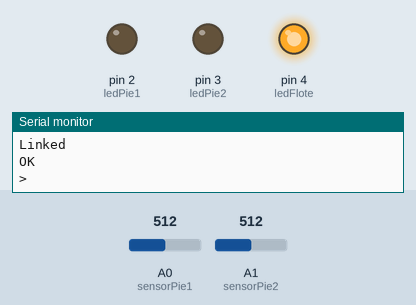
Simulated run of this sketch. Board: Arduino Uno, built with avr-gcc and run on an emulated ATmega328P. On the bench: output pins drawn as LEDs (lit = HIGH), the last lines printed to the serial monitor. Inputs (shaded band) come from the test bench; at power-on: A0 (sensorPie1) = 512, A1 (sensorPie2) = 512. The modem accepts every AT command (registered, SIM ready, sends succeed) and sends nothing else.

Above: at 20.7 s.
20.8 s: A0 (sensorPie1) set to 703
22.5 s: A0 (sensorPie1) set to 733
At 23.1 s:
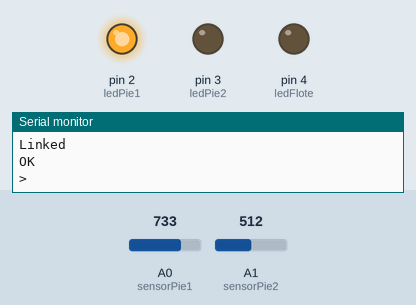
24.0 s: A1 (sensorPie2) set to 732
25.6 s: A1 (sensorPie2) set to 756
At 26.9 s:
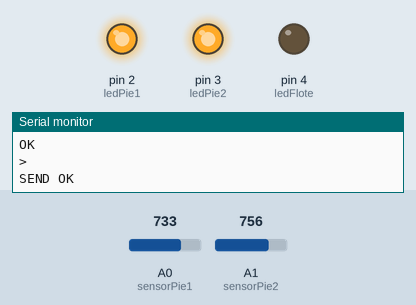
27.2 s: A0 (sensorPie1) set to 716
At 28.9 s:
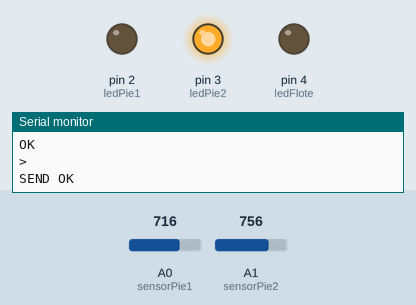
29.2 s: A0 (sensorPie1) set to 900
At 30.8 s:
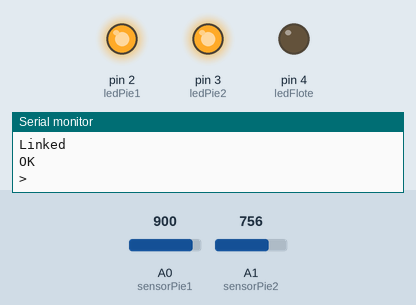
Timing chart, 0 to 32.3 s (numbered marks = the images above; inputs shaded):
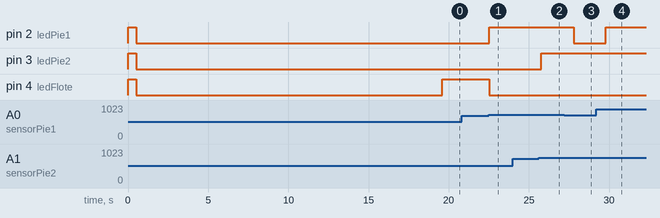

The sketch:

MedidorPasosArduinoVersion2.ino
```cpp
/*
Autor: Carlos Ramirez (carloslrm@gmail.com)
Septiembre - 2017
===========================================

Programa para contar pasos con sensores de presion en cada pie, y calcular la frecuencia de pasos,
y frecuencia de flote, luego los envia por un HTTP_POST

*/

#define DEBUG true
#include <SoftwareSerial.h>

//definición de pinout
int sensorPie1 = 0;
int sensorPie2 = 1;
int ledPie1=2;
int ledPie2=3;
int ledFlote=4;

//punto medio de la lectura de los sensores (calibracion)
int midSensor1=720;
int midSensor2=750;

int lectura1;
int lectura2;


//Control de pasos
int cuentaPasos = 0; //contador de pasos
long freqPaso = 0; //frecuencia de pasos (pasos por minuto)
int con1Paso=0; //punto de control1
int con2Paso=0; //punto de control2
int cambioPie1 = 0;
int cambioPie2 = 0;

//Control de flotación
int cuentaFlote = 0; //contador de flotacion
int con1Flote=0; //punto de control1 flotacion
int con2Flote=0; //punto de control2 flotacion
int cambioFlote = 0;

//Control de pie en aire
boolean airePie1 =false;
boolean airePie2 =false;

int controlActividad = 0;

//variable de control
unsigned long t2 = 0;

//VARIABLES PARA CONTROLAR TIEMPOS DE LOS EVENTOS//
//===============================================//

//Evento de Pausa Automatica
//intervalo de tiempo que toma como estado de reposo (no está corriendo)
int interval_pause =10; //en segundos

//Evento enviar Mensaje 1: "cuenta de pasos & cuenta de flotes"
long intMensaje1 = 1000; //cada cuanto enviar el mensaje  millisegundos
unsigned long tMensaje1 = 0; //variable de control

//Evento enviar Mensaje 2: "
//pasos de control & flote de control & frecuencia pasos & frecuencia flote
long intMensaje2 = 5000; //cada cuanto enviar el mensaje en millisengundos
unsigned long tMensaje2 = 0;

//aqui es donde conectamos el tx y rx del esp-01
SoftwareSerial esp(10, 11); // RX, TX

//informacion del Wifi
String wifiSSID = "intecapiot";
String wifiPass = "intecap123";

// servidor web y archivo php colector
String http_server = "iotstuff.000webhostapp.com";
String uri = "/colector_datos_json.php";


void setup()
{
  pinMode(ledPie1,OUTPUT);
  pinMode(ledPie2,OUTPUT);
  pinMode(ledFlote,OUTPUT);

  //chequeo de los LEDs
  digitalWrite(ledPie1,HIGH);
  digitalWrite(ledPie2,HIGH);
  digitalWrite(ledFlote,HIGH);
  delay(500);
  digitalWrite(ledPie1,LOW);
  digitalWrite(ledPie2,LOW);
  digitalWrite(ledFlote,LOW);

  t2=millis();

  Serial.begin(9600); //inicializamos el puerto serial a 9600 baudrate
  esp.begin(9600);

  //reiniciar el ESP-01
  sendData("AT+RST\"\r\n",6000,DEBUG);
  //Serial.println("Iniciando programa");
  //if (!check_esp("AT",100,"OK")){
  //    Serial.println("No hay conexion con el modulo Wifi");
  //}
  sendData("AT+CWMODE=3\r\n",1000,DEBUG); //poner ESP-01 en modo cliente&AP
  sendData("AT+CWJAP=\""+wifiSSID+"\",\""+wifiPass+"\"\r\n",8000,DEBUG); //conectarWifi
  sendData("AT+CIFSR\r\n",4000, DEBUG);//obtenerIP


}


void loop()
{

  //leemos el sensor del pie1
  lectura1 = analogRead(sensorPie1);
  //delay para estabilidad
  delay(10);
  //leemos el sensor del pie2
  lectura2 = analogRead(sensorPie2);

  //Verificar si tiene el Pie1 en el suelo
  if (lectura1>=midSensor1) {
    airePie1=false; //pie en el suelo
    digitalWrite(ledPie1,HIGH);
    //si el pie esta en el suelo, aumenta los pasos unas sola vez
    if (cambioPie1==0){
      cambioPie1=1;
      cuentaPasos+=1;
      t2=millis();
      controlActividad=1;
    }
  }
  //el Pie1 esta en el aire
  else {
    digitalWrite(ledPie1,LOW);
    airePie1=true;//pie en el aire
    cambioPie1=0;
  }

  //Verificar si tiene el Pie2 en el suelo
  if (lectura2>=midSensor2) {
    airePie2=false;//pie en el suelo
    digitalWrite(ledPie2,HIGH);
    if (cambioPie2==0){
      cambioPie2=1;
      cuentaPasos+=1;
      t2=millis();
      controlActividad=1;
    }
  }
  else {
    digitalWrite(ledPie2,LOW);
    airePie2=true; //pie en el aire
    cambioPie2=0;
  }

  //ver si tiene ambos pies en el Aire
  if (airePie1&&airePie2){
    digitalWrite(ledFlote,HIGH);
    //aumenta el contador de flotes solo una vez
    if (cambioFlote==0){
      cuentaFlote+=1;
      cambioFlote=1;

    }
  } else{
    digitalWrite(ledFlote,LOW);
    cambioFlote=0;

}

//variable para llevar la cuenta del tiempo transcurrido desde
//que inició el programa
unsigned long currentMillis = millis();


  //Evento: PAUSA AUTOMATICA
  //luego de pasado cierto tiempo sin contar pasos, reinicia todo y envia mensaje
  //de pausa automatica
  if (currentMillis - t2 >= (interval_pause*1000))
  {
    controlActividad = 0;
    cuentaPasos = 0;
    freqPaso = 0;
    cuentaFlote = 0;


  }


  //Evento: enviar Mensaje1
    //cada intMensaje1 milisegundos
  if (currentMillis - tMensaje1 >= intMensaje1){


     //ejemplo: "controlActividad=1&cuentaPasos=10&cuentaFlote=5"
     String msg = "controlActividad=";
     msg+=controlActividad;
     msg+= "&cuentaPasos=";
     msg+=cuentaPasos;
     msg+= "&cuentaFlote=";
     msg+=cuentaFlote;
     Serial.println(msg);

     send_httppost(http_server,uri,msg);

     tMensaje1 = currentMillis;
  }

  //Evento: enviar Mensaje2
  //cada intMensaje2 milisegundos
  if (currentMillis - tMensaje2 >= intMensaje2)
  {
     float segundos= (currentMillis - tMensaje2 )/1000.00;

     con2Paso=cuentaPasos;
     int pasos_intervalo=con2Paso-con1Paso;
     con1Paso=con2Paso;

     con2Flote=cuentaFlote;
     int flote_intervalo=con2Flote-con1Flote;
     con1Flote=con2Flote;

     freqPaso=60*(pasos_intervalo/segundos);
     int freqFlote=60*(flote_intervalo/segundos);

     //"controlPasos&freqPasos&controlFlote&freqFlote"
     String msg = "controlPasos=";
     msg+=pasos_intervalo;
     msg+= "&freqPasos=";
     msg+=freqPaso;
     msg+= "controlFlote=";
     msg+=flote_intervalo;
     msg+= "&freqFlote=";
     msg+=freqFlote;


    Serial.println(msg);
     send_httppost(http_server,uri,msg);

     tMensaje2 = currentMillis;


  }
}


String connect_tcp(String s, String p)
{
    //iniciar conexion TCP
    String cmd = "AT+CIPSTART=\"TCP\",\"";
    cmd += s;
    cmd += "\"," + p;
    cmd += "\r\n";
    String returns = sendData(cmd,100,DEBUG);
    return returns;
}

String send_httppost(String servidor, String colector, String data){
  String ret="";
  connect_tcp(servidor,"80");
  //preparamos el mensaje POST
  String request =
    "POST " + colector + " HTTP/1.0\r\n" +
    "Host: " + servidor + "\r\n" +
    "Accept: *" + "/" + "*\r\n" +
    "Content-Length: " + data.length() + "\r\n" +
    "Content-Type: application/x-www-form-urlencoded\r\n" +
    "\r\n" + data;

  //enviamos tamaño del mensaje
  String cmd = "AT+CIPSEND=";
  cmd += String(request.length());
  cmd += "\r\n";
  ret = sendData(cmd,100,DEBUG);
  //si recibimos el > enviamos le mensaje
  if (ret.indexOf('>')>0) {
    sendData(request, 100 , DEBUG);
    //Serial.println("Datos enviado exitosamente utilizando TCP: " + d);
  }
  return ret;

}

/*
* Name: sendData
* Description: Function used to send data to ESP8266.
* Params: command - the data/command to send; timeout - the time to wait for a response; debug - print to Serial window?(true = yes, false = no)
* Returns: The response from the esp8266 (if there is a reponse)
Thanks to : http://fab.cba.mit.edu/classes/865.15/people/dan.chen/esp8266/
*/

String sendData(String command, const int timeout, boolean debug)
{
    String response = "";

    esp.print(command); // send the read character to the esp8266

    long int time = millis();

    while ((time + timeout) > millis())
    {
        while (esp.available())
        {

            // The esp has data so display its output to the serial window
            char c = esp.read(); // read the next character.
            response += c;
        }
    }

    if (debug)
    {
        Serial.println(response);
    }

    return response;
}
```

Measured:
- the behaviour switches between 719 and 720 on A0 (sensorPie1) (found by bisection; images 0 and 1)
- the behaviour switches between 749 and 750 on A1 (sensorPie2) (found by bisection; images 1 and 2)
- after the input at 22.5 s, pin 2 (ledPie1): LOW → HIGH at once; pin 4 (ledFlote): HIGH → LOW at once
- after the input at 25.6 s, pin 3 (ledPie2): LOW → HIGH after 0.18 s
- after the input at 27.2 s, pin 2 (ledPie1): HIGH → LOW after 0.59 s
- after the input at 29.2 s, pin 2 (ledPie1): LOW → HIGH after 0.60 s
